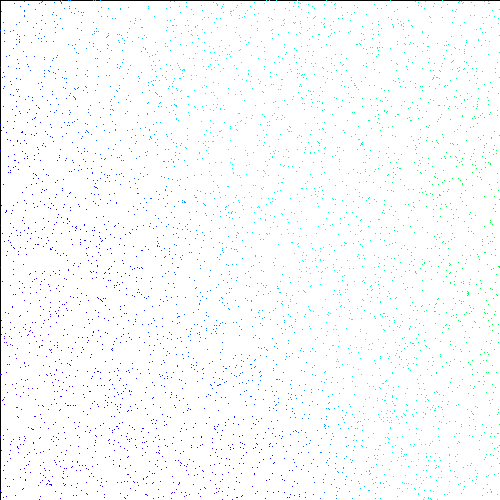
Frame 1 (no input)
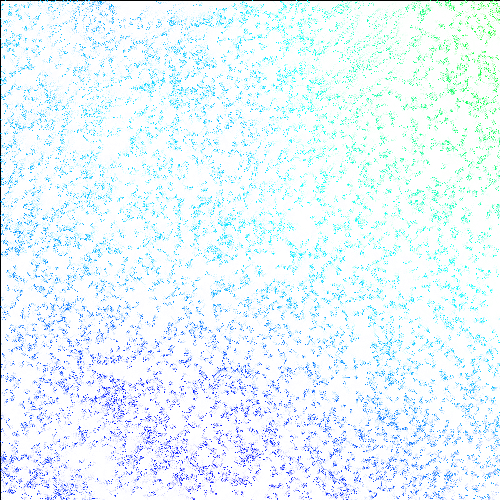
Frame 60 (the mouse pressed at the canvas centre just before this capture)
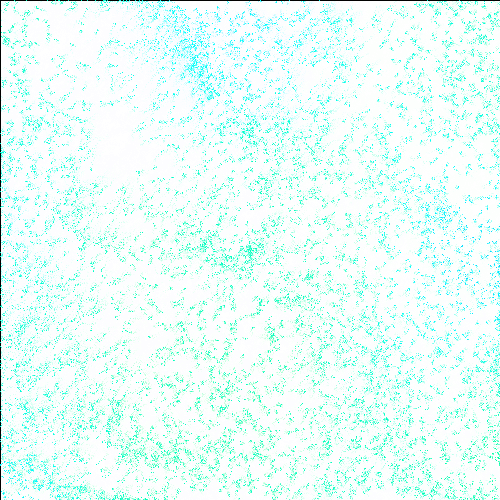
Frame 120 (the mouse held since frame 60 and released just before this capture)

The Processing sketch that drew these frames (run headless with seeded random() and noise(); from frame 60 on, the mouse is pressed at the canvas centre):

// Processing sketch: NoiseViz6
// ── NoiseViz6.pde
class Particle {
  PVector pos;
  Particle() {
    pos=new PVector(random(width), random(height));
    newPos=pos;
  }
  PVector newPos;
  void display() {
    newPos=pos;
    //set((int)pos.x, (int)pos.y, color(0));
    colorMode(HSB,100);
    set((int)pos.x,(int)pos.y,color(perlin(pos.x,pos.y)*100,100,100));
    colorMode(RGB,255);
    float here=perlin(pos.x, pos.y);
    float xmi=perlin(pos.x-1, pos.y);
    float xpl=perlin(pos.x+1, pos.y);
    float ymi=perlin(pos.x, pos.y-1);
    float ypl=perlin(pos.x, pos.y+1);
    if (xmi>here&&ymi>here)newPos.x-=1;
    if (xmi<here&&ymi>here)newPos.y-=1;
    if (xpl>here&&ypl<here)newPos.x+=1;
    if (xpl<here&&ypl<here)newPos.y+=1;
  }
  void collide(Particle other) {
    newPos.x+=random(-2, 2);
    newPos.y+=random(-2, 2);
    //other.newPos.x+=random(-5,5);
    //other.newPos.y+=random(-5,5);
  }
}
float perlin(float x, float y) {
  return noise(noiseZoom*x, noiseZoom*y, frameCount*noiseChange);
}
float noiseChange=0.01;
float noiseZoom=0.001;
ArrayList<Particle>particles;
void setup() {
  size(500, 500);
  //fullScreen();
  //noiseZoom=map(noiseZoom,0,500,0,width);
  //pixelDensity(2);
  //width*=2;
  //height*=2;
  particles=new ArrayList<Particle>();
  for (int i=0; i<5000; i++) {
    particles.add(new Particle());
  }
  background(255);
}
void draw() {
  if (mousePressed) {
    Particle p=new Particle();
    p.pos.x=mouseX;
    p.pos.y=mouseY;
    particles.add(p);
  }
  fill(255, 50);
  rect(0, 0, width, height);
  for (Particle p : particles) {
    p.display();
    for (Particle p1 : particles) {
      if (p.pos==p1.pos) {
        p.collide(p1);
      }
    }
  }
  for (Particle p : particles) {
    p.pos=p.newPos;
    if (p.pos.x<0)p.pos.x=width;
    if (p.pos.y<0)p.pos.y=height;
    if (p.pos.x>width)p.pos.x=0;
    if (p.pos.y>height)p.pos.y=0;
  }
}
